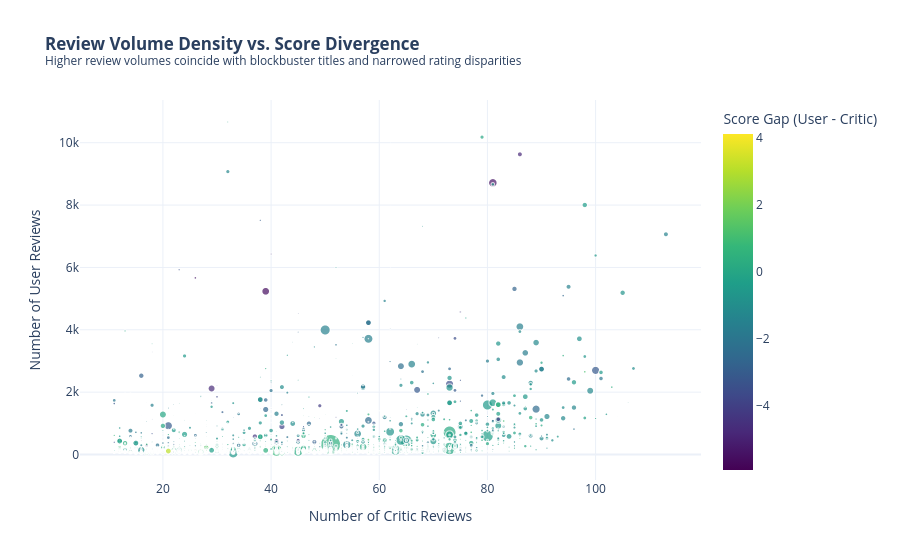

The cell this chart's notebook holds for it:
### Code cell
rev_df = df_clean.dropna(subset=['Critic_Count', 'User_Count', 'Score_Gap', 'Global_Sales'])
rev_df = rev_df[(rev_df['User_Count'] > 50) & (rev_df['Critic_Count'] > 10)]

fig5 = px.scatter(
    rev_df,
    x='Critic_Count',
    y='User_Count',
    color='Score_Gap',
    size='Global_Sales',
    hover_name='Name',
    color_continuous_scale='Viridis',
    title='<b>Review Volume Density vs. Score Divergence</b><br><sup>Higher review volumes coincide with blockbuster titles and narrowed rating disparities</sup>',
    labels={'Critic_Count': 'Number of Critic Reviews', 'User_Count': 'Number of User Reviews', 'Score_Gap': 'Score Gap (User - Critic)'}
)
fig5.show()

### Figure 1 — Plotly figure (JSON) as saved in the notebook; plotly's stock layout.template omitted (floating-point values rounded to 4 significant figures; data arrays with more than 128 entries replaced by an {"elided": "..."} marker saying what was removed)
{"data": [{"hovertemplate": "<b>%{hovertext}</b><br><br>Number of Critic Reviews=%{x}<br>Number of User Reviews=%{y}<br>Global_Sales=%{marker.size}<br>Score Gap (User - Critic)=%{marker.color}<extra></extra>", "hovertext": {"elided": "2415 str values"}, "legendgroup": "", "marker": {"color": {"elided": "2415 float values"}, "coloraxis": "coloraxis", "size": {"elided": "2415 float values"}, "sizemode": "area", "sizeref": 0.2063, "symbol": "circle"}, "mode": "markers", "name": "", "showlegend": false, "type": "scattergl", "x": {"elided": "2415 float values"}, "xaxis": "x", "y": {"elided": "2415 float values"}, "yaxis": "y"}], "layout": {"coloraxis": {"colorbar": {"title": {"text": "Score Gap (User - Critic)"}}, "colorscale": [[0, "#440154"], [0.1111, "#482878"], [0.2222, "#3e4989"], [0.3333, "#31688e"], [0.4444, "#26828e"], [0.5556, "#1f9e89"], [0.6667, "#35b779"], [0.7778, "#6ece58"], [0.8889, "#b5de2b"], [1, "#fde725"]]}, "legend": {"itemsizing": "constant", "tracegroupgap": 0}, "title": {"text": "<b>Review Volume Density vs. Score Divergence</b><br><sup>Higher review volumes coincide with blockbuster titles and narrowed rating disparities</sup>"}, "xaxis": {"anchor": "y", "domain": [0, 1], "title": {"text": "Number of Critic Reviews"}}, "yaxis": {"anchor": "x", "domain": [0, 1], "title": {"text": "Number of User Reviews"}}}}
